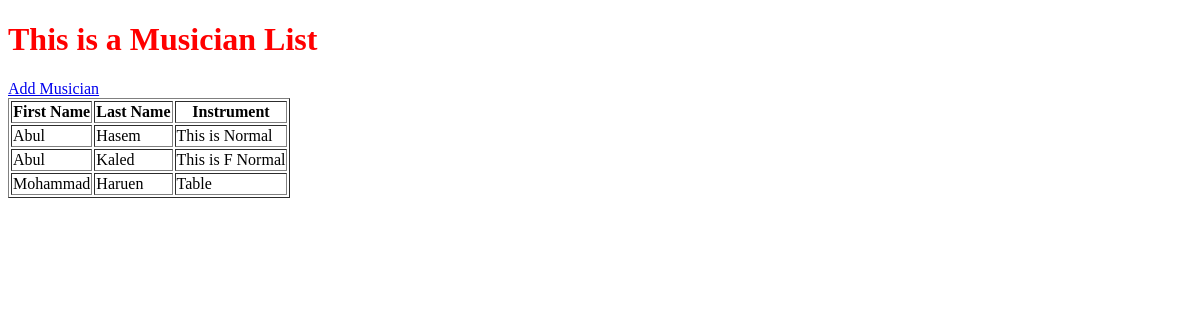
The app's page /, older data.
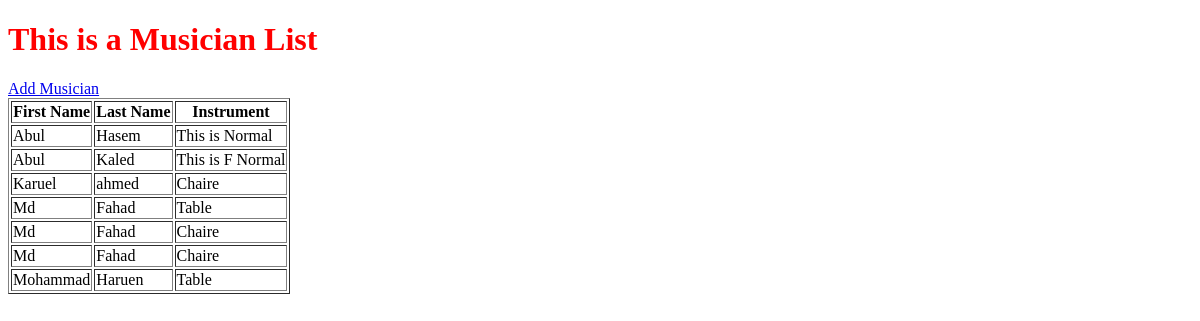
The same page, newer data.
### Home/models.py (models this page shows, shortened)
class Musician(models.Model):
    first_name = models.CharField(max_length=50, blank=True)
    last_name = models.CharField(max_length=50)
    instrument = models.CharField(max_length=100)

### Home/views.py (the view)
# urls.py: path('', include('Home.urls')),
def Home(request):
    musician_list = Musician.objects.order_by('first_name')
    diction = {'text_1': 'This is a Musician List', 'musician': musician_list}
    return render(request, 'Home/index.html', context=diction)

### Templates/Home/index.html (shortened to what this page needs)
<!DOCTYPE html>
{% load static %}
<html lang="en">
  <head>
  </head>
  <body>
    <h1>{{text_1}}</h1>
    <a href="{% url 'Home:form' %}">Add Musician</a>
    <table border="1">
      <tr>
        <th>First Name</th>
        <th>Last Name</th>
        <th>Instrument</th>
      </tr>
      {% for row in musician %}
      <tr>
        <td>{{ row.first_name }}</td>
        <td>{{ row.last_name }}</td>
        <td>{{ row.instrument }}</td>
      </tr>
      {% endfor %}
    </table>
  </body>
</html>

### static/Home/css/style.css (style rules this page uses)
h1 { color: red; }

Row changes from the older to the newer data that the page shows:
added Musician: first_name "Karuel", last_name "ahmed", instrument "Chaire"
added Musician: first_name "Md", last_name "Fahad", instrument "Table"
added Musician: first_name "Md", last_name "Fahad", instrument "Chaire"
added Musician: first_name "Md", last_name "Fahad", instrument "Chaire"
